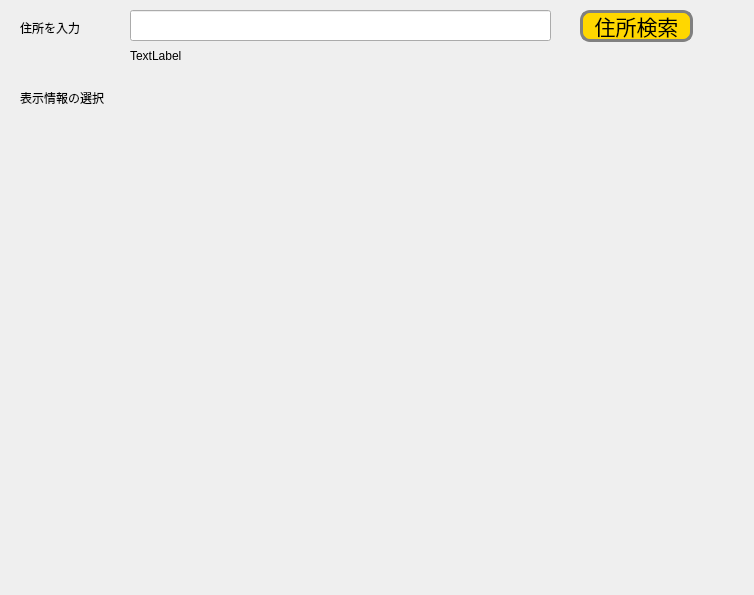
<?xml version="1.0" encoding="UTF-8"?>
<ui version="4.0">
 <class>MainWindow</class>
 <widget class="QMainWindow" name="MainWindow">
  <property name="geometry">
   <rect>
    <x>0</x>
    <y>0</y>
    <width>754</width>
    <height>595</height>
   </rect>
  </property>
  <property name="windowTitle">
   <string>MainWindow</string>
  </property>
  <widget class="QWidget" name="centralwidget">
   <widget class="QLineEdit" name="address_input">
    <property name="geometry">
     <rect>
      <x>130</x>
      <y>10</y>
      <width>421</width>
      <height>31</height>
     </rect>
    </property>
    <property name="font">
     <font>
      <pointsize>18</pointsize>
     </font>
    </property>
   </widget>
   <widget class="QPushButton" name="search_button">
    <property name="geometry">
     <rect>
      <x>580</x>
      <y>10</y>
      <width>113</width>
      <height>32</height>
     </rect>
    </property>
    <property name="font">
     <font>
      <pointsize>16</pointsize>
     </font>
    </property>
    <property name="styleSheet">
     <string notr="true">QPushButton{
border-radius:10px;
border-color:gray;
border-style:solid;
border-width:3px;
background-color:gold;
color:back;
}
QPushButton:hover{
background-color:darkblue;
color:white;
}</string>
    </property>
    <property name="text">
     <string>住所検索</string>
    </property>
   </widget>
   <widget class="QWidget" name="horizontalLayoutWidget">
    <property name="geometry">
     <rect>
      <x>130</x>
      <y>80</y>
      <width>611</width>
      <height>31</height>
     </rect>
    </property>
    <layout class="QHBoxLayout" name="horizontalLayout"/>
   </widget>
   <widget class="QLabel" name="result_label">
    <property name="geometry">
     <rect>
      <x>130</x>
      <y>40</y>
      <width>621</width>
      <height>31</height>
     </rect>
    </property>
    <property name="text">
     <string>TextLabel</string>
    </property>
   </widget>
   <widget class="QLabel" name="label">
    <property name="geometry">
     <rect>
      <x>20</x>
      <y>20</y>
      <width>71</width>
      <height>16</height>
     </rect>
    </property>
    <property name="text">
     <string>住所を入力</string>
    </property>
   </widget>
   <widget class="QLabel" name="label_2">
    <property name="geometry">
     <rect>
      <x>20</x>
      <y>90</y>
      <width>101</width>
      <height>16</height>
     </rect>
    </property>
    <property name="text">
     <string>表示情報の選択</string>
    </property>
   </widget>
   <widget class="QWidget" name="verticalLayoutWidget">
    <property name="geometry">
     <rect>
      <x>10</x>
      <y>130</y>
      <width>731</width>
      <height>451</height>
     </rect>
    </property>
    <layout class="QVBoxLayout" name="verticalLayout"/>
   </widget>
  </widget>
 </widget>
 <resources/>
 <connections/>
</ui>
